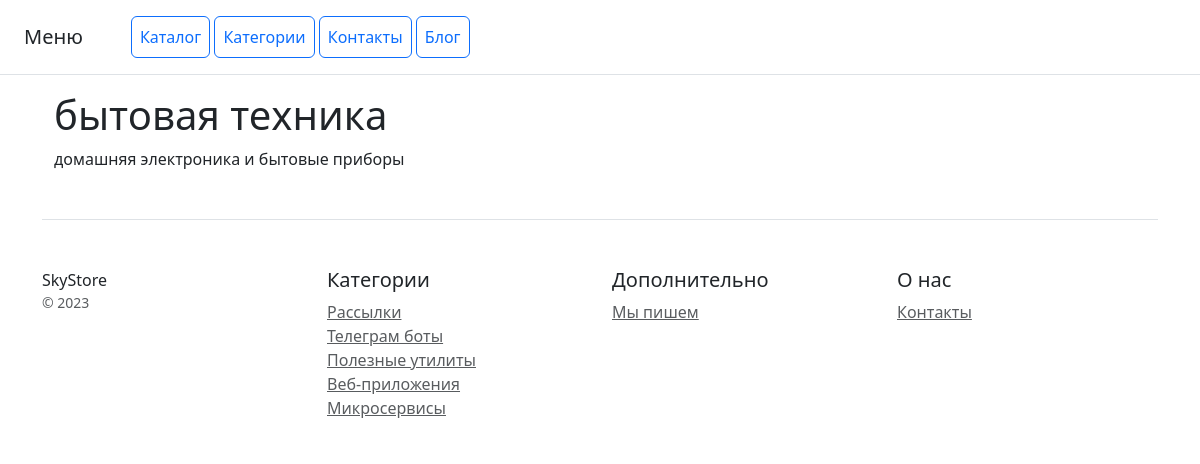
The app's page /category/4/ with its own data.
### catalog/models.py (models this page shows, shortened)
class Category(models.Model):
    title = models.CharField(max_length=150, verbose_name='наименование')
    text = models.TextField(max_length=15000, verbose_name='описание')
    slug = models.SlugField(max_length=100, verbose_name='slug', unique=True)
    def __init__(self, *args, **kwargs):
        super().__init__(*args, **kwargs)
        self.version_set = None
    class Meta:
        verbose_name = 'категория'
        verbose_name_plural = 'категории'
        ordering = ('title',)

### catalog/views.py (the view)
# urls.py: path('category/<int:pk>/', views.CategoryDetailView.as_view(), name='category_detail'),
class CategoryDetailView(DetailView):
    model = Category
    template_name = 'catalog/category_detail.html'
    context_object_name = 'category'
    def get(self, request, *args, **kwargs):
        self.object = self.get_object()
        context = self.get_context_data(object=self.object)
        return self.render_to_response(context)

### catalog/context_processors.py (called while the page is built)
def active_version(request):
    active_versions = {}
    products = Product.objects.all()  # Предположим, что у вас есть модель Product
    for product in products:
        active_version = product.version_set.filter(is_active=True).first()
        if active_version:
            active_versions[product.id] = active_version.version_name
    return {'active_versions': active_versions}

### catalog/templates/catalog/category_detail.html
{% extends 'catalog/base.html' %}
{% block content %}
<div class="container">
    <h1>{{ category.title }}</h1>
    <p>{{ category.text }}</p>
</div>
{% endblock %}

### records on screen
Category: title "бытовая техника", text "домашняя электроника и бытовые приборы"
